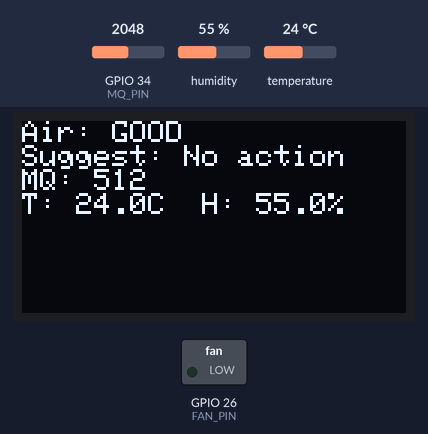
Bench run of a sketch on a simulated ESP32. Shown: 128×64 one-colour display, switched loads named in the sketch (green lamp = pin HIGH). Inputs (shaded band) come from the test bench; at power-on: GPIO 34 (MQ_PIN) = 2048, humidity 55 %, temperature 24 °C. What the sketch prints to the serial monitor is not drawn.

Above: at 2.8 s.
2.9 s: GPIO 34 (MQ_PIN) set to 3366
At 5.5 s:
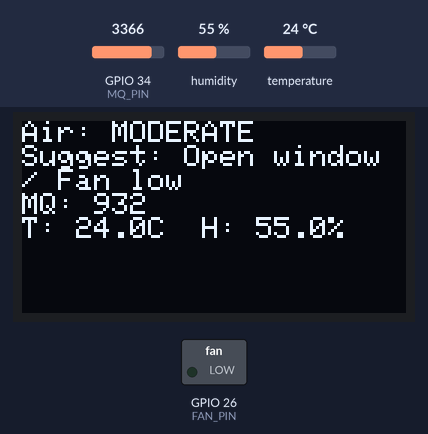
8.9 s: GPIO 34 (MQ_PIN) set to 3510
At 11.1 s:
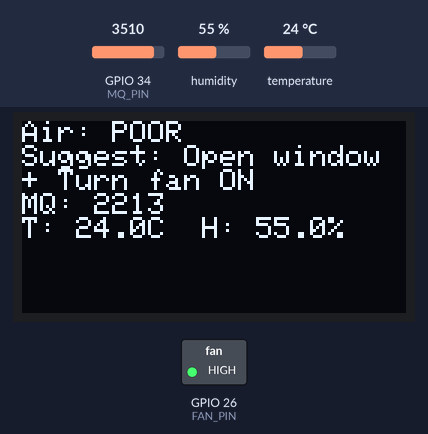
14.9 s: humidity set to 22 %
At 16.7 s:
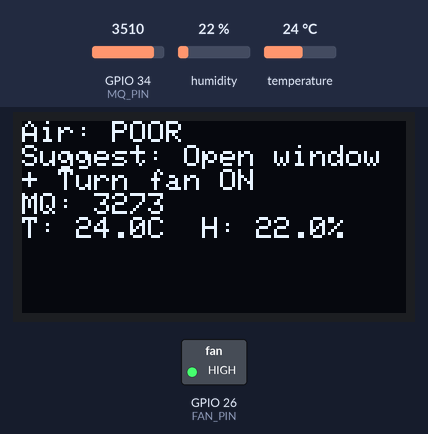
19.8 s: temperature set to 12 °C
At 20.9 s:
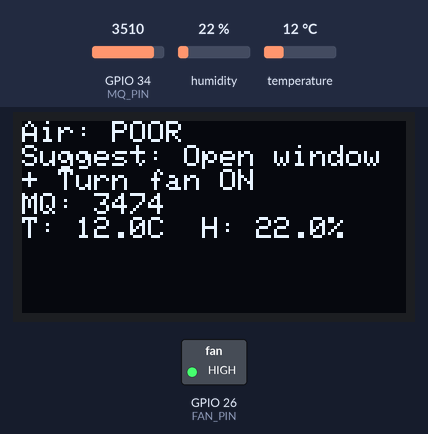
23.9 s: humidity set to 40 %
At 25.0 s:
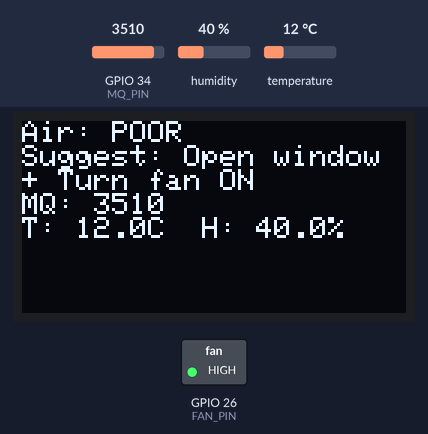
26.6 s: GPIO 34 (MQ_PIN) set to 3603
At 29.2 s:
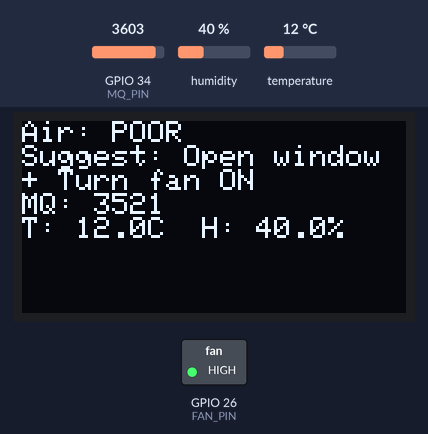
Timing chart, 0 to 30.7 s (numbered marks = the images above; inputs shaded):
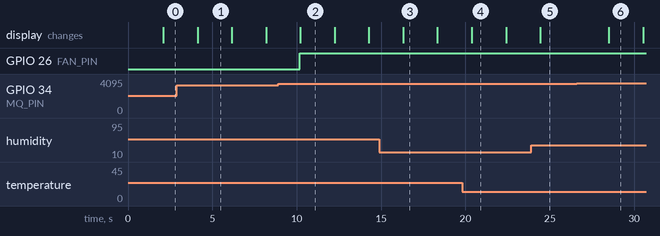

The sketch:

smart.ino
```cpp
#include <Wire.h>
#include <Adafruit_GFX.h>
#include <Adafruit_SSD1306.h>
#include "DHT.h"

// ---------- CONFIG ----------
#define SCREEN_WIDTH 128
#define SCREEN_HEIGHT 64
#define OLED_RESET    -1
Adafruit_SSD1306 display(SCREEN_WIDTH, SCREEN_HEIGHT, &Wire, OLED_RESET);

#define DHTPIN 15        // DHT22 data pin
#define DHTTYPE DHT22
DHT dht(DHTPIN, DHTTYPE);

#define MQ_PIN 34        // ADC pin for MQ sensor (use ADC1 pins for stable readings)
#define FAN_PIN 26       // digital output to control relay/MOSFET (optional)

const int NUM_SAMPLES = 8;    // smoothing samples

// ---------- Thresholds (เริ่มต้น) ----------
// ค่าพวกนี้เป็นค่า ADC ของ ESP32 (0..4095). ปรับหลังคาลิเบรต
int THRESHOLD_GOOD = 700;     // <= -> Good
int THRESHOLD_MODERATE = 1800; // <= -> Moderate, > -> Poor

// ---------- Helpers ----------
int mqSamples[NUM_SAMPLES];
int sampleIndex = 0;

void setup() {
  Serial.begin(115200);
  pinMode(FAN_PIN, OUTPUT);
  digitalWrite(FAN_PIN, LOW);

  dht.begin();

  if(!display.begin(SSD1306_SWITCHCAPVCC, 0x3C)) {
    Serial.println("SSD1306 allocation failed");
    for(;;);
  }
  display.clearDisplay();
  display.setTextSize(1);
  display.setTextColor(SSD1306_WHITE);

  // initialize sample buffer
  for(int i=0;i<NUM_SAMPLES;i++) mqSamples[i] = 0;

  Serial.println("Smart Vent ready");
}

int readMQavg(){
  // read ADC and keep moving average
  int raw = analogRead(MQ_PIN); // 0..4095
  mqSamples[sampleIndex] = raw;
  sampleIndex = (sampleIndex + 1) % NUM_SAMPLES;
  long sum = 0;
  for(int i=0;i<NUM_SAMPLES;i++) sum += mqSamples[i];
  return (int)(sum / NUM_SAMPLES);
}

void showOLED(const char* line1, const char* line2, int mqValue, float temp, float hum) {
  display.clearDisplay();
  display.setTextSize(1);
  display.setCursor(0,0);
  display.printf("Air: %s\n", line1);
  display.printf("Suggest: %s\n", line2);
  display.printf("MQ: %d\n", mqValue);
  display.printf("T: %.1fC  H: %.1f%%\n", temp, hum);
  display.display();
}

void loop() {
  // read sensors
  int mq = readMQavg();
  float hum = dht.readHumidity();
  float temp = dht.readTemperature();

  // check DHT read OK
  if(isnan(hum) || isnan(temp)){
    Serial.println("Failed to read from DHT sensor!");
    hum = 0; temp = 0;
  }

  // determine quality
  const char* status;
  const char* advise;

  if(mq <= THRESHOLD_GOOD) {
    status = "GOOD";
    advise = "No action";
    digitalWrite(FAN_PIN, LOW);
  } else if(mq <= THRESHOLD_MODERATE) {
    status = "MODERATE";
    advise = "Open window / Fan low";
    digitalWrite(FAN_PIN, LOW);
  } else {
    status = "POOR";
    advise = "Open window + Turn fan ON";
    digitalWrite(FAN_PIN, HIGH); // สั่งพัดลม
  }

  // show on OLED
  showOLED(status, advise, mq, temp, hum);

  // debug
  Serial.printf("MQ: %d  Status: %s  T: %.1f  H: %.1f\n", mq, status, temp, hum);

  delay(2000);
}
```

test.c
```cpp
int main()
{
    printf("dating with");
    return 0;
}
```

Measured:
- the behaviour switches between 3437 and 3438 on GPIO 34 (MQ_PIN) (found by bisection; images 1 and 2)
- after the input at 23.9 s, the display: changes after 0.54 s (image 5)
- after the input at 26.6 s, the display: changes after 1.9 s (image 6)
- what the display in image 1 shows lasts 2.1 s, from 4.1 s to 6.2 s
